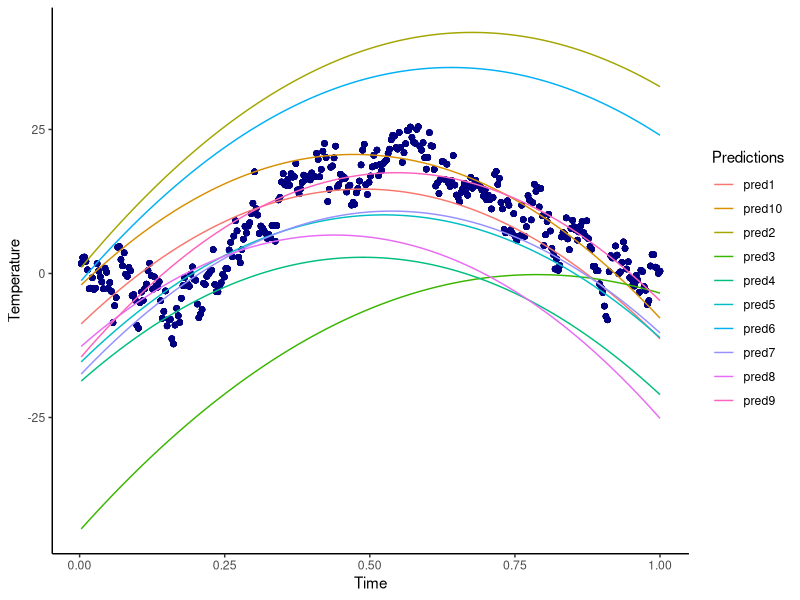
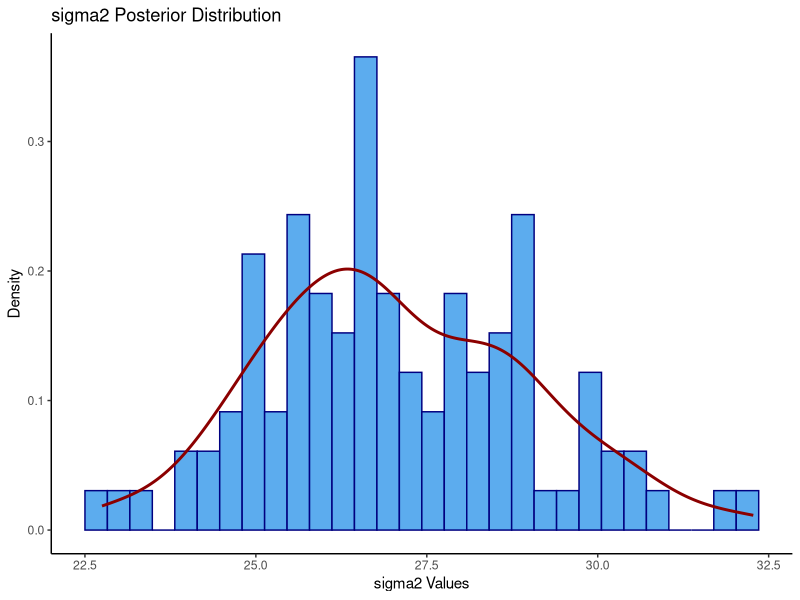
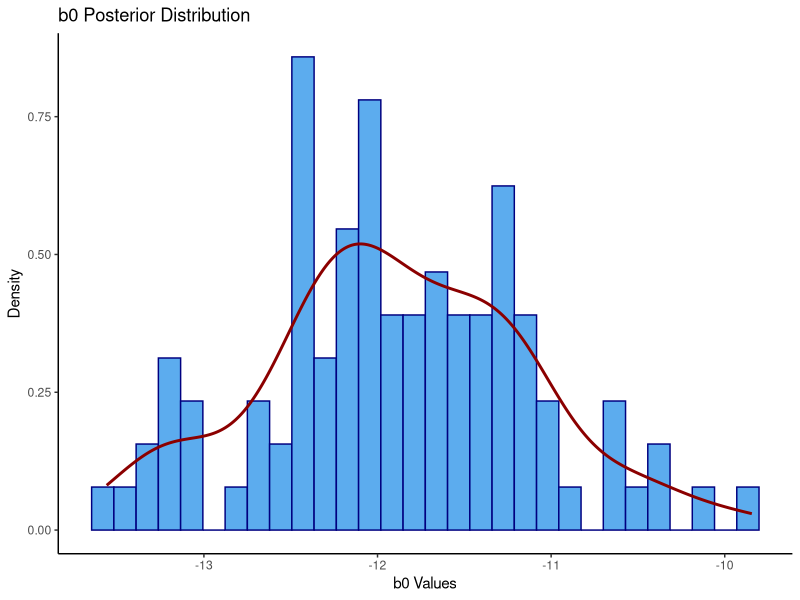
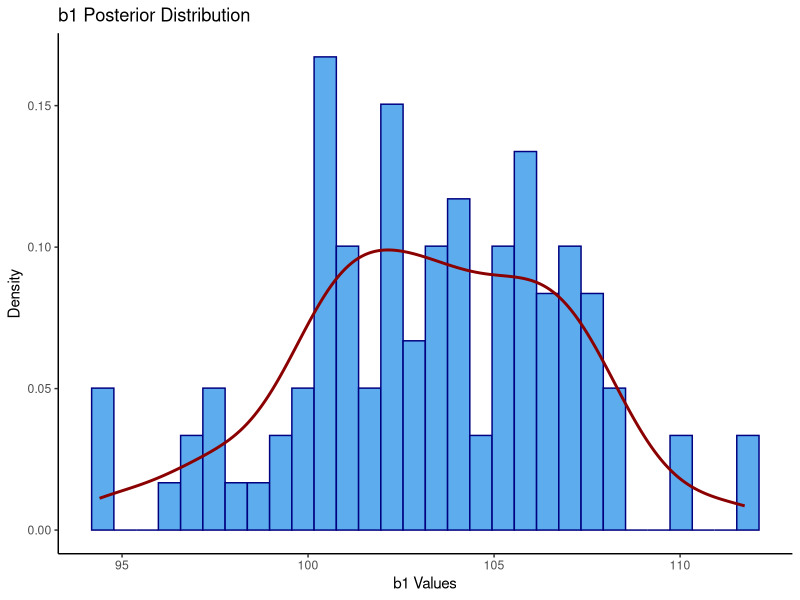
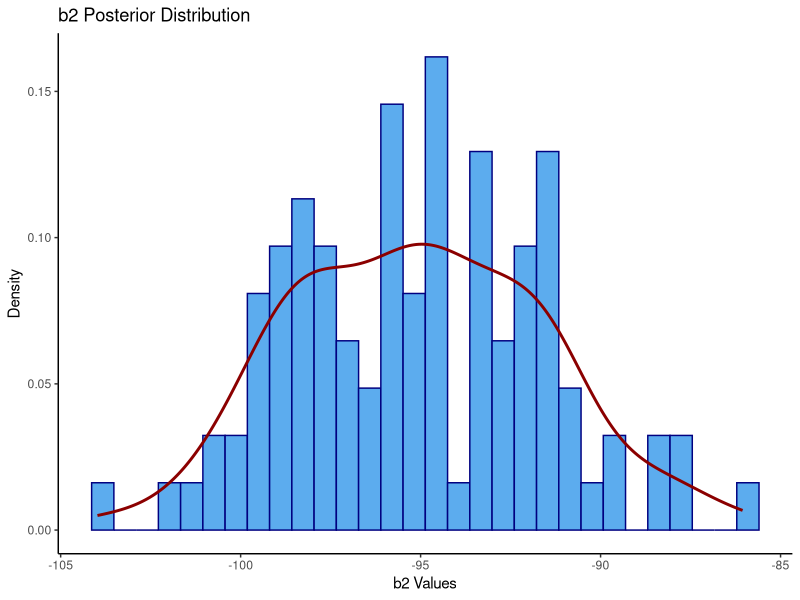
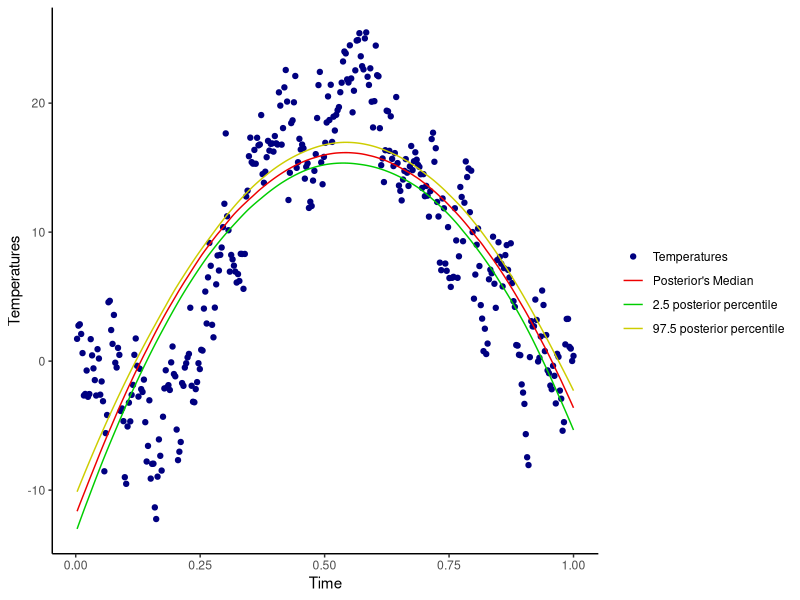
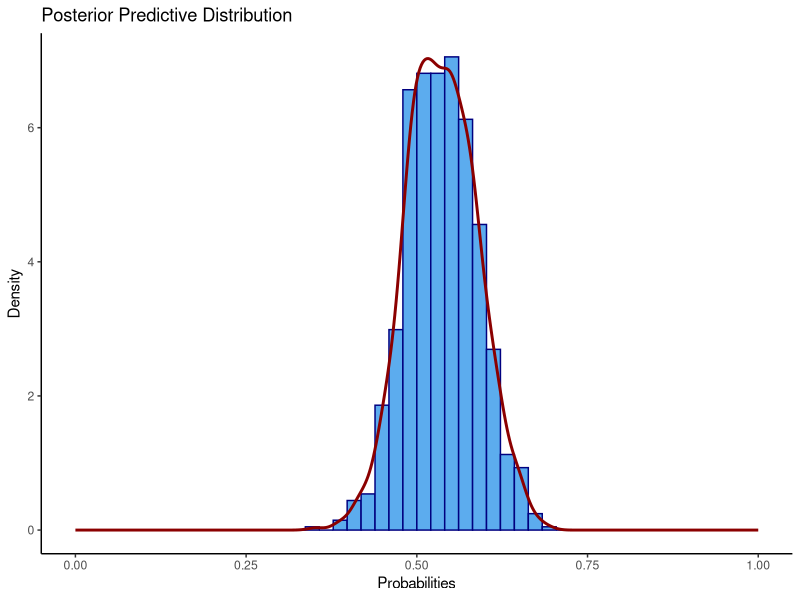
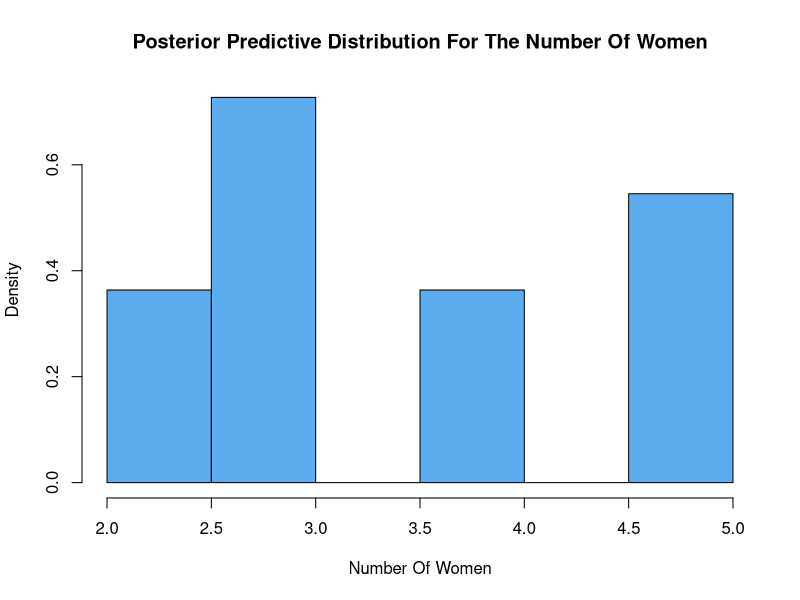

Reproduce these figures in R, in order.
## ---- chunk 1
knitr::opts_chunk$set(echo = TRUE)
knitr::opts_chunk$set(tidy.opts = list(width.cutoff = 60), tidy = TRUE)
library(mvtnorm)
library(ggplot2)
library(tidyr)

## ---- chunk 2
#__________________Assignment 1__________________#

#reading data
temperatures <- read.table("TempLambohov.txt",header = TRUE)

## ---- chunk 3
#given parameters
m_0 <- c(-10,100,-100)
omega_0 <- 0.02 * diag(3)
n_0 <- 3
sigma2_0 <- 2

## ---- chunk 4
#Task 1a

set.seed(123456)

#number of draws
N <-10

#matrix to save b0, b1, b2 
b <- matrix(NA,nrow = N, ncol = length(m_0))

#matrix to save the predicted temperatures
pred_temp <- matrix(NA, nrow = N, ncol = nrow(temperatures))

for(i in 1:N){
    
    #Inv-x simulator from lab 1
    sigma2 <- n_0 * sigma2_0 / rchisq(1,n_0)
    
    #generate b0,b1,b2
    b[i,]<-rmvnorm(1,mean = m_0, sigma = sigma2*solve(omega_0))
    
    #quadratic regression model
    pred_temp[i,]<-b[i,1] + b[i,2]*temperatures$time + b[i,3]*(temperatures$time^2) + rnorm(1,0,sigma2)
}

## ---- chunk 5
#preparing data for plot
rownames(pred_temp) <- c("pred1","pred2","pred3","pred4","pred5","pred6","pred7","pred8","pred9","pred10")
pred_temp <- t(pred_temp)

plot_data <- cbind(temperatures,pred_temp)

plot_data <- pivot_longer(plot_data, c(3:12))

## ---- chunk 6
ggplot(plot_data)+
  geom_point(aes(x = time, y = temp), color = "navy") + 
  geom_line(aes(x = time, y = value, color = name)) +
  theme(legend.position="right") +
  guides(color=guide_legend("Predictions")) +
  xlab("Time") +
  ylab("Temperature") +
  theme_classic()

## ---- chunk 7
#Task 1b i

set.seed(123456)

#matrix with the times (1st collum with 1 because of the intercept)
X <- cbind(rep(1,nrow(temperatures)), temperatures$time, temperatures$time^2)
#vector with target values
y <- temperatures$temp
#calculate b hat
b_hat<-solve(t(X)%*%X)%*%t(X)%*%y

#number of samples
N <- 100

#matrix to store the beta values
b <- matrix(0,N,length(m_0)) 
#vector to store sigma2 values
sigma2 <- c()

for (i in 1:N){
  
  #calculate mu_n
  m_n <- solve( t(X) %*% X + omega_0 )%*%(t(X) %*% X %*% b_hat + omega_0 %*% m_0 )
  
  #calculate omega_n
  omega_n <- t(X) %*% X + omega_0
  
  #calculate n_n
  n_n <- n_0 + nrow(temperatures)
  
  #calculate sigma_n
  sigma2_n <- (n_0 * sigma2_0 + (t(y) %*% y + t(m_0) %*% omega_0 %*% m_0 - t(m_n) %*% omega_n %*% m_n))/n_n

  #Inv-x simulator from lab 1
  sigma2[i] <- n_n * sigma2_n / rchisq(1,n_n)
  
  #generate b0,b1,b2
  b[i,] <- rmvnorm(1,mean=m_n,sigma=sigma2[i]*solve(omega_n))
  
}

## ---- chunk 8
#df of sigma2 for plot
plot_df_sigma2 <- data.frame("sigma2" = sigma2)

#histogram of sigma2
ggplot(plot_df_sigma2, aes(x=sigma2)) +
  geom_histogram(bins = 30, color = "navy", fill = "steelblue2", aes(y=..density..)) +
  geom_density(colour = "red4", size = 1) +
  ggtitle("sigma2 Posterior Distribution") +
  xlab("sigma2 Values") +
  ylab("Density") +
  theme_classic()

## ---- chunk 9
#df of betas for plot
plot_df_b <- data.frame("b0" = b[,1], "b1" = b[,2], "b2" = b[,3])

## ---- chunk 10
#histogram of b0
ggplot(plot_df_b, aes(x=b0)) +
  geom_histogram(bins = 30, color = "navy", fill = "steelblue2", aes(y=..density..)) +
  geom_density(colour = "red4", size = 1) +
  ggtitle("b0 Posterior Distribution") +
  xlab("b0 Values") +
  ylab("Density") +
  theme_classic()

## ---- chunk 11
#histogram of b1
ggplot(plot_df_b, aes(x=b1)) +
  geom_histogram(bins = 30, color = "navy", fill = "steelblue2", aes(y=..density..)) +
  geom_density(colour = "red4", size = 1) +
  ggtitle("b1 Posterior Distribution") +
  xlab("b1 Values") +
  ylab("Density") +
  theme_classic()

## ---- chunk 12
#histogram of b2
ggplot(plot_df_b, aes(x=b2)) +
  geom_histogram(bins = 30, color = "navy", fill = "steelblue2", aes(y=..density..)) +
  geom_density(colour = "red4", size = 1) +
  ggtitle("b2 Posterior Distribution") +
  xlab("b2 Values") +
  ylab("Density") +
  theme_classic()

## ---- chunk 13
#Task 1b ii

#matrix to store the predicted values
pred_temp2 <- matrix(NA,nrow(b),nrow(temperatures))

#calculate the predicted values
for (i in 1:nrow(b)){
  pred_temp2[i,]<-b[i,1] + b[i,2]*temperatures$time + b[i,3]*(temperatures$time^2)
}

#calculate posterior's median for every value of time
post_median <- c()
for (i in 1:ncol(pred_temp2)){
  post_median[i] <- median(pred_temp2[,i])
}

#calculate the 2.5 and 97.5 posterior percentiles of f (time) 
intervals <- matrix(NA, nrow = 2, ncol = ncol(pred_temp2))
for(i in 1:ncol(pred_temp2)){
  intervals[,i] <- quantile(pred_temp2[,i], probs = c(0.025,0.975))
}

## ---- chunk 14
#df for plot
plot_df_1b2 <- data.frame("temperatures" = temperatures$temp,
                          "time" = temperatures$time,
                          "interval1" = intervals[1,],
                          "interval2" = intervals[2,],
                          "medians" = post_median)

#scatterplot of the temperatures & curve of the posterior median & curves for the 95% equal tail posterior probability intervals
ggplot(data = plot_df_1b2) +
  geom_point(aes(x = time, y = temperatures, color="navy")) +
  geom_line(aes(x =time, y = medians, color = "red2")) +
  geom_line(aes(x = time, y = interval1, color = "green3")) +
  geom_line(aes(x = time, y = interval2, color = "yellow3")) +
  theme(legend.position="right") +
  scale_color_identity(guide = "legend",
                       name = "",
                       breaks=c("navy", "red2", "green3", "yellow3"),
                       labels = c("Temperatures",
                                "Posterior's Median", 
                                "2.5 posterior percentile",
                                "97.5 posterior percentile")) +
  xlab("Time") +
  ylab("Temperatures") +
  theme_classic()

## ---- chunk 15
#Task 1c

#getting the time with the highest expected temperature by using the above expression
max_temp <- max(-b[,2]/(2*b[,3]))
max_temp

## ---- chunk 16
#__________________Assignment 2__________________#

#reading data
women <- read.delim("WomenAtWork.dat",header=TRUE)

## ---- chunk 17
#Task 2a

#given parameteres
tau <- 5

## ---- chunk 18
#target value
y <- women$Work

#prior inputs
# Select which covariates/features to include
X <- as.matrix(women[2:8])
Xnames <- colnames(X)

Npar <- dim(X)[2]

# Setting up the prior
mu <- as.matrix(rep(0,Npar)) # Prior mean vector
Sigma <- tau^2 * diag(Npar) # Prior covariance matrix

# Functions that returns the log posterior for the logistic and probit regression.
# First input argument of this function must be the parameters we optimize on,
# i.e. the regression coefficients beta.

LogPostLogistic <- function(betas,y,X,mu,Sigma){
  linPred <- X%*%betas
  logLik <- sum( linPred*y - log(1 + exp(linPred)) )
  if (abs(logLik) == Inf) logLik = -20000 # Likelihood is not finite, stear the optimizer away from here!
  logPrior <- dmvnorm(betas, mu, Sigma, log=TRUE)

  return(logLik + logPrior)
}

# Select the initial values for beta
initVal <- matrix(0,Npar,1)

# The argument control is a list of options to the optimizer optim, where fnscale=-1 means that we minimize
# the negative log posterior. Hence, we maximize the log posterior.
OptimRes <- optim(initVal,LogPostLogistic,gr=NULL,y,X,mu,Sigma,method=c("BFGS"),control=list(fnscale=-1),hessian=TRUE)
## ---- chunk 19
names(OptimRes$par) <- Xnames # Naming the coefficient by covariates
approxPostStd <- sqrt(diag(-solve(OptimRes$hessian))) # Computing approximate standard deviations.
names(approxPostStd) <- Xnames # Naming the coefficient by covariates
print('The posterior mode is:')
print(OptimRes$par)
print('The approximate posterior standard deviation is:')
approxPostStd <- sqrt(diag(-solve(OptimRes$hessian)))
print(approxPostStd)
## ---- chunk 20
invHessian <- data.frame("invhes" = -solve(OptimRes$hessian))
colnames(invHessian) <- c("Constant","HusbandInc","EducYears","ExpYears","Age","NSmallChild","NBigChild")
knitr::kable(invHessian)
## ---- chunk 21
df_post_mode <- data.frame("post_mode" = OptimRes$par)
colnames(df_post_mode) <- c("Value")
rownames(df_post_mode) <- c("Constant","HusbandInc","EducYears","ExpYears","Age","NSmallChild","NBigChild")
knitr::kable(df_post_mode)

## ---- chunk 22
df_approxPostStd <- data.frame("approxPostStd" =sqrt(diag(-solve(OptimRes$hessian))))
colnames(df_approxPostStd) <- c("Value")
rownames(df_approxPostStd) <-c("Constant","HusbandInc","EducYears","ExpYears","Age","NSmallChild","NBigChild")
knitr::kable(df_post_mode)

## ---- chunk 23
interval <- c(OptimRes$par[6] - 1.96 * approxPostStd[6], OptimRes$par[6] + 1.96 * approxPostStd[6])
df_interval <- data.frame("lower_bound" = interval[1], "upper_bound" = interval[2])
colnames(df_interval) <- c("lower bound", "upper bound")
rownames(df_interval) <- c("95% Equal Tail Credible Interval")
knitr::kable(df_interval)

## ---- chunk 24
set.seed(1234567)
women2 <- c(1,20,12,8,43,0,2)

#function that classifies if the women work or not
prediction <- function(N,data,posterior_mode,posterior_covariates){

  #generate betas
  b <- rmvnorm(N, mean= posterior_mode, sigma = posterior_covariates)

  #calculating the the logistic regression model
  res <- exp(data %*% t(b))/(1 + exp(data %*% t(b)))

  return(res)
}

#predictions
pred <- prediction(1000, women2, OptimRes$par, -solve(OptimRes$hessian))

#df for plot
pred_women <- data.frame("pred" = t(pred))

ggplot(pred_women, aes(x=pred)) +
  geom_histogram(bins = 50, color = "navy", fill = "steelblue2", aes(y=..density..)) +
  geom_density(colour = "red4", size = 1) +
  scale_x_continuous(limits = c(0,1)) +
  ggtitle("Posterior Predictive Distribution") +
  xlab("Probabilities") +
  ylab("Density") +
  theme_classic()

## ---- chunk 25
set.seed(1234567)

prediction2 <- function(N,data,posterior_mode,posterior_covariates, nwomen){
  
  #generate betas
  b <- rmvnorm(N, mean= posterior_mode, sigma = posterior_covariates)
  
  #calculating the the logistic regression model 
  pred <- exp(data %*% t(b))/(1 + exp(data %*% t(b)))
  
  #binomial distribution 
  res <- c()
  
  for (i in 1:nwomen){
    #binomial distribution 
    res[i] <- sum(rbinom(n = 7,size = 1,prob = pred))
  }
  
  return(res)
}

pred2 <- prediction2(1000, women2, OptimRes$par, -solve(OptimRes$hessian), 11)

# pred_women2 <- data.frame("pred" = pred2)
# 
# ggplot(pred_women2 , aes(x=pred)) +
#   geom_histogram(color = "navy", fill = "steelblue2") +
#   ggtitle("Posterior Predictive Distribution For The Number Of Women") +
#   xlab("Number Of Women") +
#   ylab("Density") +
#   theme_classic()

hist(pred2, col = "steelblue2", main = "Posterior Predictive Distribution For The Number Of Women", xlab = "Number Of Women", ylab = "Density",probability = TRUE)

